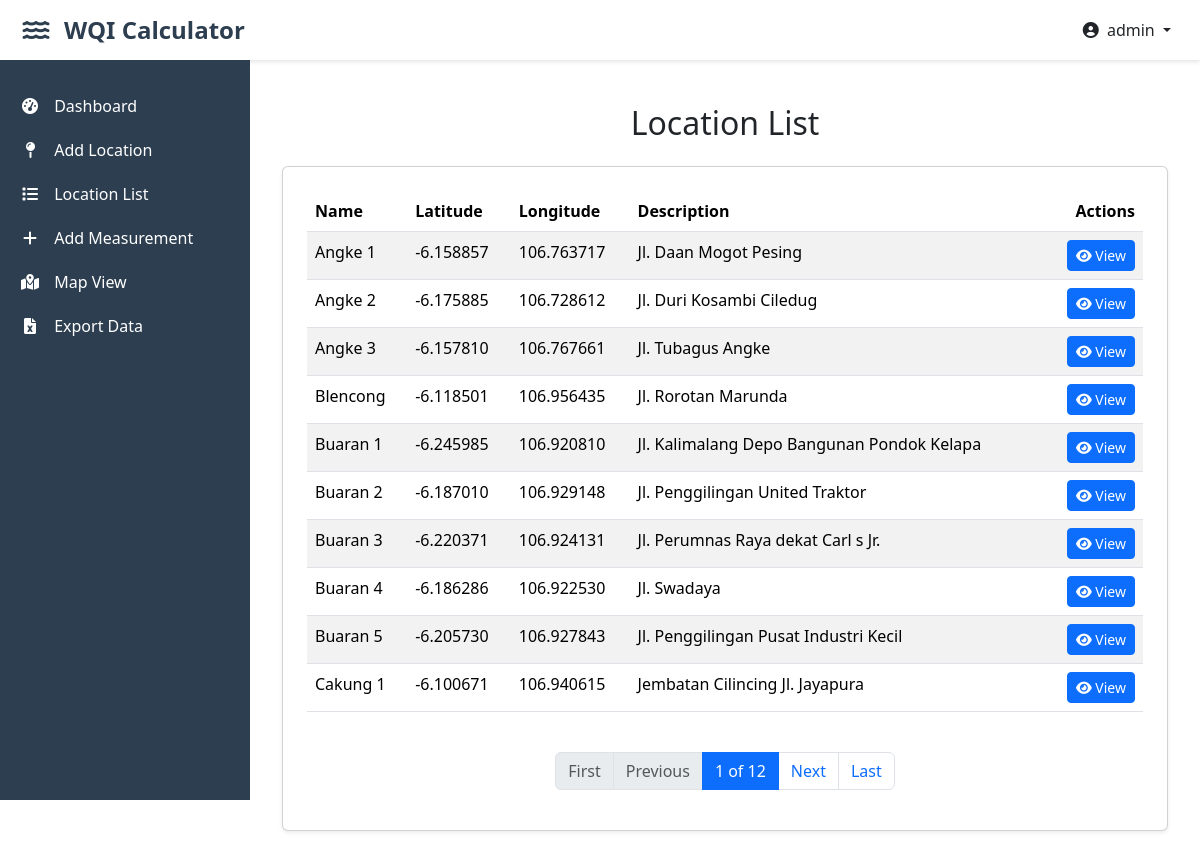
/locations/ (signed in), run on the app's committed database.
### wqi_app/models.py (models this page shows, shortened)
class Location(models.Model):
    name = models.CharField(max_length=100)
    latitude = models.DecimalField(max_digits=9, decimal_places=6)
    longitude = models.DecimalField(max_digits=9, decimal_places=6)
    description = models.TextField(blank=True)
    class Meta:
        ordering = ['name']
        verbose_name = 'Location'
        verbose_name_plural = 'Locations'

### wqi_app/views.py (the view)
# urls.py: path('locations/', views.location_list, name='location_list'),
@login_required
def location_list(request):
    location_list = Location.objects.all()
    paginator = Paginator(location_list, 10)  # 10 per page
    page_number = request.GET.get('page')
    page_obj = paginator.get_page(page_number)
    return render(request, 'wqi_app/location_list.html', {
        'locations': page_obj,
        'page_obj': page_obj,
    })

### wqi_app/templates/wqi_app/location_list.html
{% extends 'base.html' %}
{% block content %}
<div class="container">
    <h2 class="mt-4 text-center">Location List</h2>
    <div class="card p-4 shadow-sm mt-4">
        <table class="table table-striped">
            <thead>
                <tr>
                    <th>Name</th>
                    <th>Latitude</th>
                    <th>Longitude</th>
                    <th>Description</th>
                    <th class="text-end">Actions</th>
                </tr>
            </thead>
            <tbody>
                {% for location in locations %}
                <tr>
                    <td>{{ location.name }}</td>
                    <td>{{ location.latitude }}</td>
                    <td>{{ location.longitude }}</td>
                    <td>{{ location.description }}</td>
                    <td class="text-end">
                        <div class="btn-group" role="group">
                            <a href="{% url 'location_detail' location.id %}" class="btn btn-sm btn-primary">
                                <i class="fas fa-eye"></i> View
                            </a>
                        </div>
                    </td>
                </tr>
                {% empty %}
                <tr>
                    <td colspan="5" class="text-center">No locations added yet.</td>
                </tr>
                {% endfor %}
            </tbody>
        </table>
        <nav aria-label="Page navigation">
            <ul class="pagination justify-content-center mt-4">
              {% if page_obj.has_previous %}
                <li class="page-item">
                  <a class="page-link" href="?page=1">First</a>
                </li>
                <li class="page-item">
                  <a class="page-link" href="?page={{ page_obj.previous_page_number }}">Previous</a>
                </li>
              {% else %}
                <li class="page-item disabled"><span class="page-link">First</span></li>
                <li class="page-item disabled"><span class="page-link">Previous</span></li>
              {% endif %}
              <li class="page-item active">
                <span class="page-link">{{ page_obj.number }} of {{ page_obj.paginator.num_pages }}</span>
              </li>
              {% if page_obj.has_next %}
                <li class="page-item">
                  <a class="page-link" href="?page={{ page_obj.next_page_number }}">Next</a>
                </li>
                <li class="page-item">
                  <a class="page-link" href="?page={{ page_obj.paginator.num_pages }}">Last</a>
                </li>
              {% else %}
                <li class="page-item disabled"><span class="page-link">Next</span></li>
                <li class="page-item disabled"><span class="page-link">Last</span></li>
              {% endif %}
            </ul>
        </nav>
    </div>
</div>
{% endblock %}

### wqi_app/templates/base.html (shortened to what this page needs)
{% load static %}
<!DOCTYPE html>
<html lang="en">
<head>
    <link href="https://cdn.jsdelivr.net/npm/bootstrap@5.3.2/dist/css/bootstrap.min.css" rel="stylesheet">
    <link href="https://cdnjs.cloudflare.com/ajax/libs/font-awesome/6.0.0/css/all.min.css" rel="stylesheet">
</head>
<body>
    <nav class="topbar d-flex align-items-center">
        <div class="d-flex align-items-center">
            <button class="sidebar-toggle" id="sidebarToggle" title="Toggle Sidebar">
                <i class="fas fa-water"></i>
            </button>
            <a href="{% url 'dashboard' %}" class="brand-logo">
                WQI Calculator
            </a>
        </div>
        <div class="ms-auto">
            <div class="user-profile">
                <div class="dropdown">
                    <button class="btn dropdown-toggle" type="button" id="userDropdown" data-bs-toggle="dropdown" aria-expanded="false">
                        <i class="fas fa-user-circle me-1"></i>
                        {{ request.user.username }}
                    </button>
                </div>
            </div>
        </div>
    </nav>
    <div class="sidebar" id="sidebar">
        <div class="py-4">
            <nav>
                <a href="{% url 'dashboard' %}" class="sidebar-link">
                    <i class="fas fa-tachometer-alt"></i> Dashboard
                </a>
                <a href="{% url 'add_location' %}" class="sidebar-link">
                    <i class="fas fa-map-pin"></i> Add Location
                </a>
                <a href="{% url 'location_list' %}" class="sidebar-link">
                    <i class="fas fa-list"></i> Location List
                </a>
                <a href="{% url 'add_measurement' %}" class="sidebar-link">
                    <i class="fas fa-plus"></i> Add Measurement
                </a>
                <a href="{% url 'map_view' %}" class="sidebar-link">
                    <i class="fas fa-map-marked-alt"></i> Map View
                </a>
                <a href="{% url 'export_excel' %}" class="sidebar-link">
                    <i class="fas fa-file-excel"></i> Export Data
                </a>
            </nav>
        </div>
    </div>
    <div class="main-content" id="mainContent">
        {% block content %}
        {% endblock %}
    </div>
</body>
</html>

### wqi_app/templates/base.html (style rules this page uses)
:root { --sidebar-width: 250px; --topbar-height: 60px; }
body { min-height: 100vh; overflow-x: hidden; }
.topbar { height: var(--topbar-height); position: fixed; top: 0; right: 0; left: 0; z-index: 1030; background-color: #ffffff; box-shadow: 0 2px 4px rgba(0,0,0,.1); transition: all 0.3s; padding: 0 1rem; }
.sidebar { width: var(--sidebar-width); position: fixed; top: var(--topbar-height); left: -250px; height: calc(100vh - var(--topbar-height)); background-color: #2c3e50; transition: all 0.3s ease-in-out; z-index: 1040; }
.main-content { margin-left: 0; margin-top: var(--topbar-height); padding: 20px; transition: all 0.3s; }
.sidebar-link { color: white; text-decoration: none; padding: 10px 20px; display: block; transition: all 0.3s; }
.sidebar-link i { margin-right: 10px; width: 20px; text-align: center; }
.sidebar-toggle { background: none; border: none; color: #2c3e50; font-size: 1.5rem; padding: 0.5rem; cursor: pointer; transition: transform 0.3s ease; display: flex; align-items: center; justify-content: center; width: 40px; height: 40px; border-radius: 8px; }
.sidebar-toggle i { transition: transform 0.3s ease; }
@media (min-width: 769px) { .sidebar { left: 0; } }
@media (min-width: 769px) { .main-content { margin-left: var(--sidebar-width); } }
.brand-logo { display: flex; align-items: center; color: #2c3e50; text-decoration: none; font-size: 1.5rem; font-weight: 600; margin-left: 0.5rem; }

### data on the page
Location: name "Angke 1", latitude "-6.158857", longitude "106.763717", description "Jl. Daan Mogot Pesing"
Location: name "Angke 2", latitude "-6.175885", longitude "106.728612", description "Jl. Duri Kosambi Ciledug"
Location: name "Angke 3", latitude "-6.157810", longitude "106.767661", description "Jl. Tubagus Angke"
Location: name "Blencong", latitude "-6.118501", longitude "106.956435", description "Jl. Rorotan Marunda"
Location: name "Buaran 1", latitude "-6.245985", longitude "106.920810", description "Jl. Kalimalang Depo Bangunan Pondok Kelapa"
Location: name "Buaran 2", latitude "-6.187010", longitude "106.929148", description "Jl. Penggilingan United Traktor"
Location: name "Buaran 3", latitude "-6.220371", longitude "106.924131", description "Jl. Perumnas Raya dekat Carl s Jr."
Location: name "Buaran 4", latitude "-6.186286", longitude "106.922530", description "Jl. Swadaya"
Location: name "Buaran 5", latitude "-6.205730", longitude "106.927843", description "Jl. Penggilingan Pusat Industri Kecil"
Location: name "Cakung 1", latitude "-6.100671", longitude "106.940615", description "Jembatan Cilincing Jl. Jayapura"

### other printed values
{{ request.user.username }} "admin"
{{ page_obj.number }} "1"
{{ page_obj.paginator.num_pages }} "12"
